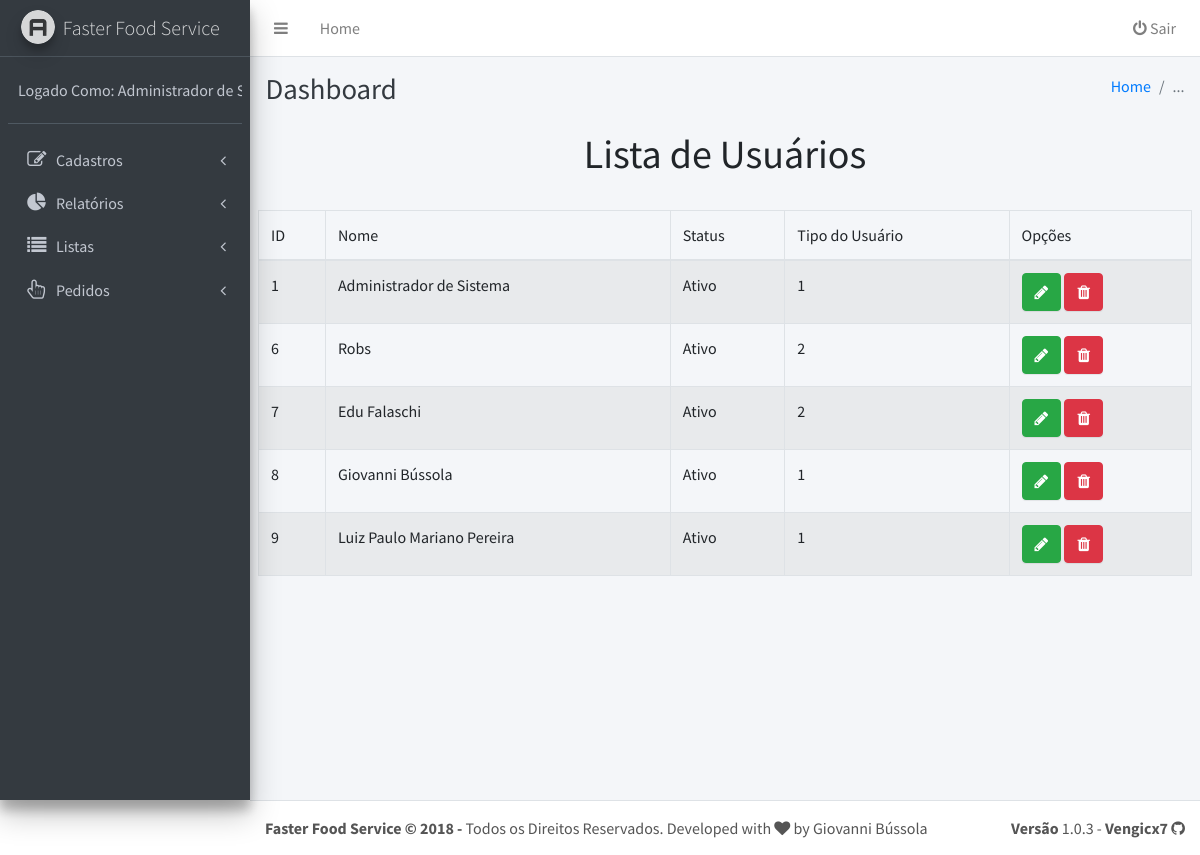
Page /home.php?fd=listas&pg=usuario (signed in) on the earlier database version.
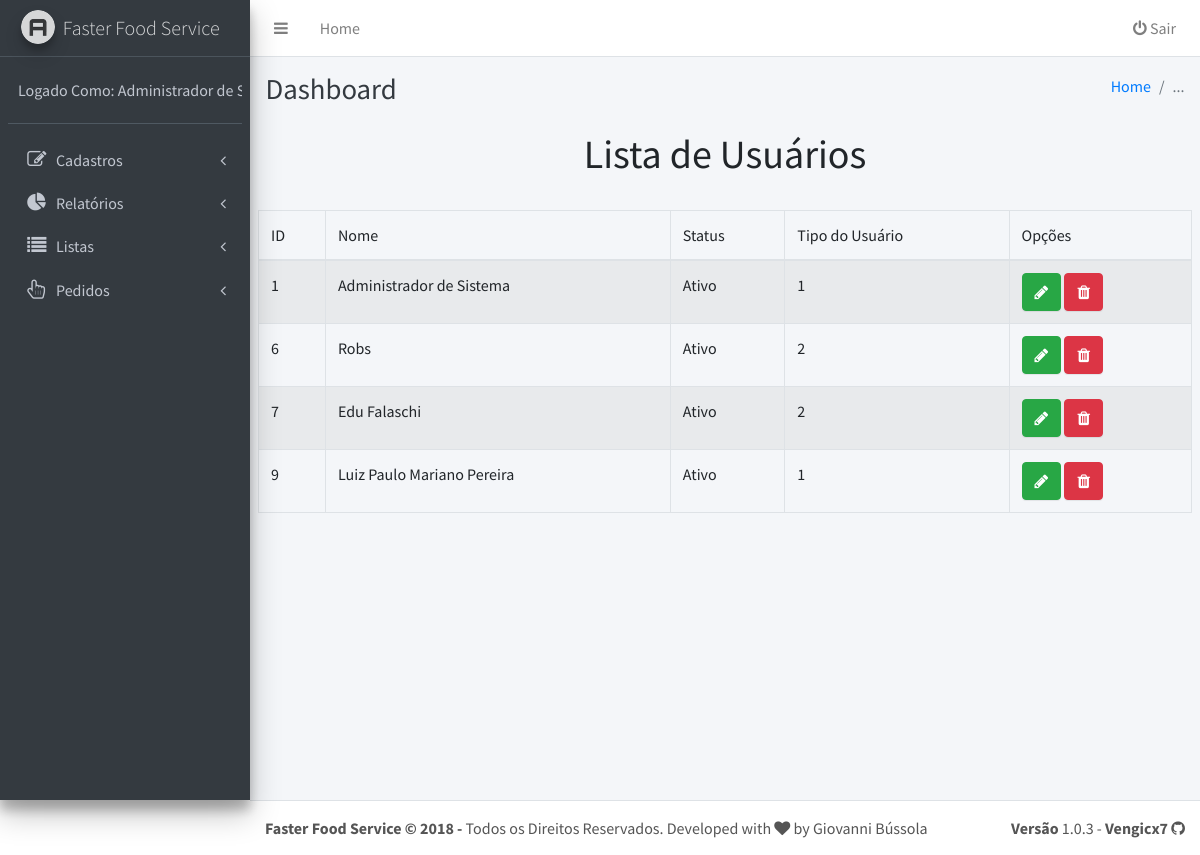
Same page on the later database version.
### tables this page shows
CREATE TABLE `usuario` (
  `id` int(11) NOT NULL,
  `nome` varchar(100) NOT NULL,
  `senha` varchar(100) NOT NULL,
  `status` char(1) NOT NULL,
  `tipoUsuario` int(11) NOT NULL,
  `cpf` varchar(11) DEFAULT NULL,
  `endereco` varchar(150) DEFAULT NULL,
  `telefone` varchar(15) DEFAULT NULL,
  `rg` varchar(9) DEFAULT NULL,
  `login` varchar(100) NOT NULL,
  `email` varchar(100) DEFAULT NULL,
  `cidade` varchar(100) NOT NULL,
  `cep` varchar(8) DEFAULT NULL,
  `estado` varchar(2) DEFAULT NULL
);

### listas/usuario.php (the view, shortened to what this page needs)
<link rel="stylesheet" type="text/css" href="dist/dataTables.css">
<link rel="stylesheet" type="text/javascript" href="dist/dataTables.js">
	<h1 class="text-center">Lista de Usuários</h1>
	<br>
	<table class="table table-bordered table-striped">
		<thead>
			<tr>
				<td>ID</td>
				<td>Nome</td>
				<td>Status</td>
				<td>Tipo do Usuário</td>
				<td>Opções</td>
			</tr>
		</thead>
<?php
	include "./app/conecta.php";
	$sql = "select * from usuario where not tipoUsuario = 3";
	$query = $pdo->prepare($sql);
	$query->execute();
	while($data = $query->fetch(PDO::FETCH_OBJ)){
		$id = $data->id;
		$nome = $data->nome;
		if($data->status == 1){
			$status = "Ativo";
		}else{
			$status = "Inativo";
		}
		$tipoUsuario = $data->tipoUsuario;
		echo "<tr>
				<td>$id</td>
				<td>$nome</td>
				<td>$status</td>
				<td id='tipoUsuario'>$tipoUsuario</td>
				<td><a class='btn btn-success' href='home.php?fd=cadastro&pg=usuario&id=$id'><i class='fa fa-pencil'></i></a>
					<a href=\"javascript:excluir($id,'$nome')\" class='btn btn-danger'><i class='fa fa-trash'></i></a></td>
			  </tr>";
	}
?>
	</table>

Differences in the rows shown:
removed usuario: id "8", nome "Giovanni Bússola", status "Ativo", tipoUsuario "1"
